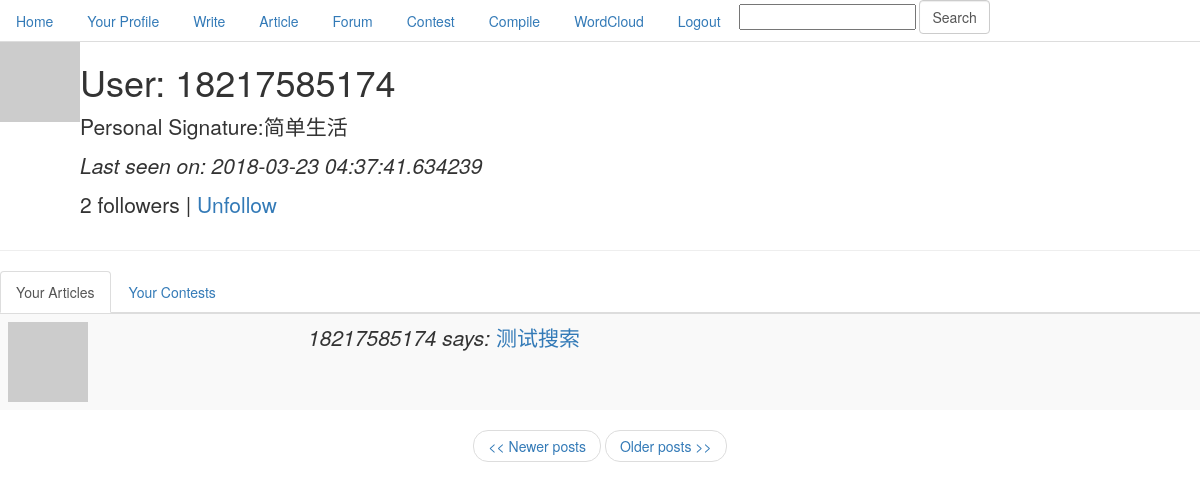
Page /user/18217585174/1 (signed in) on the committed database.
### app/models.py (models this page shows, shortened)
class User(db.Model):
    id = db.Column(db.Integer, primary_key=True)
    nickname = db.Column(db.String(64), index=True, unique=True)
    email = db.Column(db.String(120), index=True, unique=True)
    password = db.Column(db.String(120), index=True)
    posts = db.relationship('Post', backref='author', lazy='dynamic')
    cards = db.relationship('Card', backref='participant')
    about_me = db.Column(db.String(140))
    last_seen = db.Column(db.DateTime)
    followed = db.relationship('User',
                               secondary=followers,
                               primaryjoin=(followers.c.follower_id == id),
                               secondaryjoin=(followers.c.followed_id == id),
                               backref=db.backref('followers', lazy='dynamic'),
                               lazy='dynamic')
    def is_following(self, user):
        return self.followed.filter(followers.c.followed_id == user.id).count() > 0
    is_authenticated = True
    is_active = True
    is_anonymous = False
    def avatar(self, size):
        return 'http://www.gravatar.com/avatar/' + md5(self.email.encode('utf8')).hexdigest() + '?d=mm&s=' + str(size)

class Post(db.Model):
    __searchable__ = ['body', 'title']
    __analyzer__ = ChineseAnalyzer()
    id = db.Column(db.Integer, primary_key=True)
    title = db.Column(db.String(100))
    body = db.Column(db.String(140))
    timestamp = db.Column(db.DateTime)
    user_id = db.Column(db.Integer, db.ForeignKey('user.id'))

### app/views.py (the view)
@app.route('/user/<nickname>')
@app.route('/user/<nickname>/<int:page>')
@login_required
def user(nickname, page=1):
    user = User.query.filter_by(nickname=nickname).first()
    if user is None:
        flash('User %s not found.' % nickname)
        return redirect(url_for('index'))
    posts = user.posts.paginate(page, POSTS_PER_PAGE, False)
    games = user.games.order_by(Game.timestamp.desc()).all()
    return render_template('user.html',
                           user=user, posts=posts,
                           games=games, datetime=datetime)

### app/forms.py
class SearchForm(Form):
    search = StringField('search', validators=[DataRequired()])

### app/views.py (called while the page is built)
@app.before_request
def before_request():
    g.user = current_user
    g.search_form = SearchForm()
    if g.user.is_authenticated:
        g.user.last_seen = datetime.utcnow()
        db.session.add(g.user)
        db.session.commit()

@lm.user_loader
def load_user(id):
    return User.query.get(int(id))

### app/templates/user.html (shortened to what this page needs)
{% extends "base.html" %}
{% block content %}
<table>
    <tr valign="top">
        <td><img src="{{user.avatar(128)}}"></td>
        <td class="lead">
            <h1>User: {{user.nickname}}</h1>
            {% if user.about_me %}<p>Personal Signature:{{user.about_me}}</p>{% endif %}
            {% if user.last_seen %}<p><i>Last seen on: {{user.last_seen}}</i></p>{% endif %}
            <p>{{user.followers.count()}} followers |
            {% if user.id == g.user.id %}
                <a href="{{url_for('edit')}}">Edit your profile</a>
            {% elif not g.user.is_following(user) %}
                <a href="{{url_for('follow', nickname = user.nickname)}}">Follow</a>
            {% else %}
                <a href="{{url_for('unfollow', nickname = user.nickname)}}">Unfollow</a>
            {% endif %}
            </p>
        </td>
    </tr>
</table>
<hr>
<div>
    <ul class="nav nav-tabs" role="tablist">
        <li role="presentation" class="active">
            <a href="#user_article" aria-controls="user_article" role="tab" data-toggle="tab">
                Your Articles
            </a>
        </li>
        <li role="presentation">
            <a href="#user_game" aria-controls="user_game" role="tab" data-toggle="tab">
                Your Contests
            </a>
        </li>
    </ul>
    <div class="tab-content">
        <div role="tabpanel" class="tab-pane active" id="user_article">
            {% for post in posts.items %}
            {% include 'post.html' %}
            {% endfor %}
            <nav>
                <ul class="pager">
                    {% if posts.has_prev %}<li><a href="{{ url_for('user', nickname = user.nickname, page = posts.prev_num) }}"><< Newer posts</a></li>{% else %}<li><a href="#"><< Newer posts</a></li>{% endif %}
                    {% if posts.has_next %}<li><a href="{{ url_for('user', nickname = user.nickname, page = posts.next_num) }}">Older posts >></a></li>{% else %}<li><a href="#">Older posts >></a></li>{% endif %}
                </ul>
            </nav>
        </div>
    </div>
</div>
{% endblock %}

### app/templates/post.html
<table class="table table-striped table-hover">
    <tr class="lead">
        <td><a href="{{ url_for('user', nickname = post.author.nickname) }}"><img src="{{post.author.avatar(50)}}"></a></td>
        <td><i>{{post.author.nickname}} says:</i>
        <a href="{{ url_for('article', pk = post.id) }}">{{post.title}}</a></td>
    </tr>
</table>

### rows in the picture
User: nickname "18217585174", about_me "简单生活", last_seen "2018-03-23 04:37:41.634239"
Post: author.nickname "18217585174", title "测试搜索"

### other values in the picture
{{ user.followers.count() }} "2"
